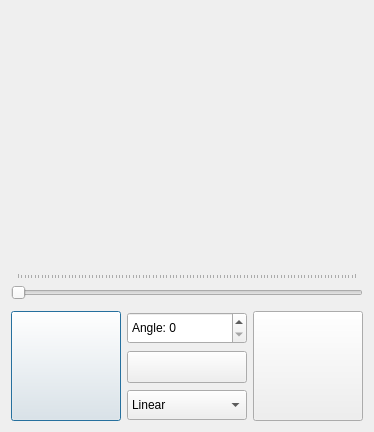
<?xml version="1.0" encoding="UTF-8"?>
<ui version="4.0">
 <class>GradientDialog</class>
 <widget class="QDialog" name="GradientDialog">
  <property name="geometry">
   <rect>
    <x>0</x>
    <y>0</y>
    <width>370</width>
    <height>423</height>
   </rect>
  </property>
  <property name="windowTitle">
   <string>Select Gradient</string>
  </property>
  <layout class="QVBoxLayout" name="verticalLayout">
   <item>
    <widget class="QWidget" name="mDemoWidget" native="true">
     <property name="minimumSize">
      <size>
       <width>256</width>
       <height>256</height>
      </size>
     </property>
    </widget>
   </item>
   <item>
    <widget class="QSlider" name="mSlider">
     <property name="minimumSize">
      <size>
       <width>0</width>
       <height>32</height>
      </size>
     </property>
     <property name="maximum">
      <number>100</number>
     </property>
     <property name="orientation">
      <enum>Qt::Horizontal</enum>
     </property>
     <property name="tickPosition">
      <enum>QSlider::TicksAbove</enum>
     </property>
    </widget>
   </item>
   <item>
    <widget class="QFrame" name="frame">
     <property name="sizePolicy">
      <sizepolicy hsizetype="Preferred" vsizetype="Fixed">
       <horstretch>0</horstretch>
       <verstretch>0</verstretch>
      </sizepolicy>
     </property>
     <property name="frameShape">
      <enum>QFrame::NoFrame</enum>
     </property>
     <property name="frameShadow">
      <enum>QFrame::Raised</enum>
     </property>
     <layout class="QHBoxLayout" name="horizontalLayout">
      <property name="spacing">
       <number>6</number>
      </property>
      <property name="leftMargin">
       <number>0</number>
      </property>
      <property name="topMargin">
       <number>0</number>
      </property>
      <property name="rightMargin">
       <number>0</number>
      </property>
      <property name="bottomMargin">
       <number>0</number>
      </property>
      <item>
       <widget class="QPushButton" name="mButtonColor1">
        <property name="minimumSize">
         <size>
          <width>110</width>
          <height>110</height>
         </size>
        </property>
        <property name="maximumSize">
         <size>
          <width>110</width>
          <height>110</height>
         </size>
        </property>
        <property name="text">
         <string/>
        </property>
        <property name="flat">
         <bool>false</bool>
        </property>
       </widget>
      </item>
      <item>
       <widget class="QFrame" name="frame_2">
        <property name="minimumSize">
         <size>
          <width>120</width>
          <height>0</height>
         </size>
        </property>
        <property name="frameShape">
         <enum>QFrame::NoFrame</enum>
        </property>
        <property name="frameShadow">
         <enum>QFrame::Raised</enum>
        </property>
        <layout class="QVBoxLayout" name="verticalLayout_4">
         <property name="spacing">
          <number>6</number>
         </property>
         <property name="leftMargin">
          <number>0</number>
         </property>
         <property name="topMargin">
          <number>0</number>
         </property>
         <property name="rightMargin">
          <number>0</number>
         </property>
         <property name="bottomMargin">
          <number>0</number>
         </property>
         <item>
          <widget class="QSpinBox" name="mAngleSoin">
           <property name="minimumSize">
            <size>
             <width>0</width>
             <height>32</height>
            </size>
           </property>
           <property name="maximumSize">
            <size>
             <width>16777215</width>
             <height>32</height>
            </size>
           </property>
           <property name="prefix">
            <string>Angle: </string>
           </property>
           <property name="maximum">
            <number>360</number>
           </property>
          </widget>
         </item>
         <item>
          <widget class="QPushButton" name="mButtonSwitch">
           <property name="minimumSize">
            <size>
             <width>0</width>
             <height>32</height>
            </size>
           </property>
           <property name="maximumSize">
            <size>
             <width>16777215</width>
             <height>32</height>
            </size>
           </property>
           <property name="text">
            <string/>
           </property>
           <property name="flat">
            <bool>false</bool>
           </property>
          </widget>
         </item>
         <item>
          <widget class="QComboBox" name="mTypeComboBox">
           <property name="minimumSize">
            <size>
             <width>0</width>
             <height>30</height>
            </size>
           </property>
           <property name="maximumSize">
            <size>
             <width>16777215</width>
             <height>30</height>
            </size>
           </property>
           <property name="frame">
            <bool>true</bool>
           </property>
           <item>
            <property name="text">
             <string>Linear</string>
            </property>
           </item>
           <item>
            <property name="text">
             <string>Radial</string>
            </property>
           </item>
           <item>
            <property name="text">
             <string>Conical</string>
            </property>
           </item>
          </widget>
         </item>
        </layout>
       </widget>
      </item>
      <item>
       <widget class="QPushButton" name="mButtonColor2">
        <property name="minimumSize">
         <size>
          <width>110</width>
          <height>110</height>
         </size>
        </property>
        <property name="maximumSize">
         <size>
          <width>110</width>
          <height>110</height>
         </size>
        </property>
        <property name="text">
         <string/>
        </property>
        <property name="flat">
         <bool>false</bool>
        </property>
       </widget>
      </item>
     </layout>
    </widget>
   </item>
  </layout>
 </widget>
 <resources/>
 <connections/>
</ui>
